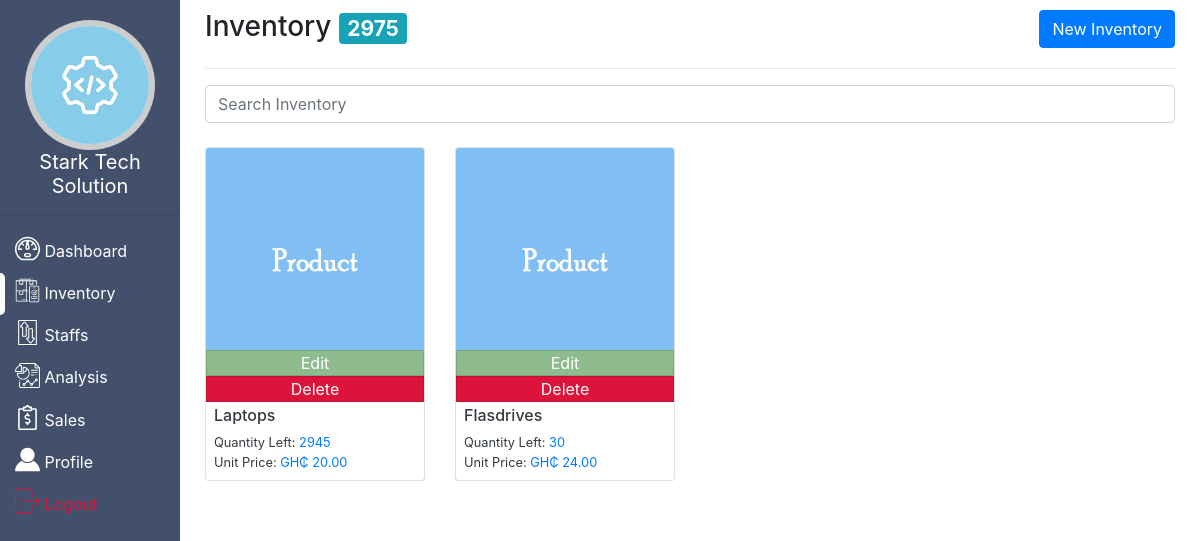
The page /inventory/ (signed in) on the database as committed earlier.
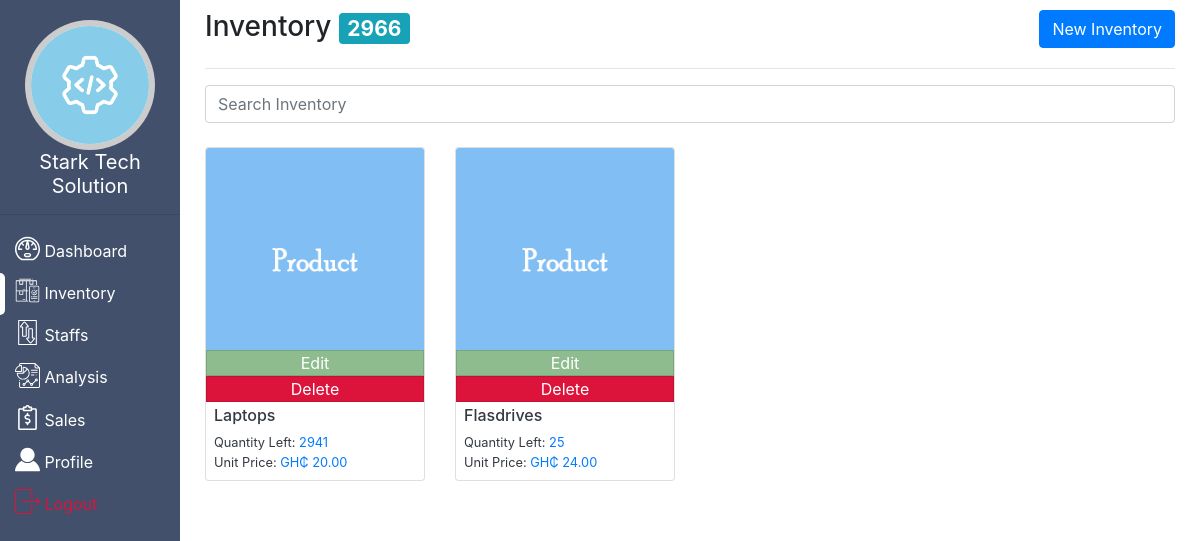
The same page on the database as committed later.
### app/models.py (models this page shows, shortened)
class Product(models.Model):
    company = models.ForeignKey(CompanyDetails,on_delete = models.CASCADE)
    name = models.CharField(max_length = 200)
    unit_price = models.DecimalField(decimal_places = 2, max_digits = 65,default = 0.00)
    quantity = models.PositiveIntegerField(default = 1)
    image = models.ImageField(upload_to = f"product_images",default = 'product_logo.png')

### app/views.py (the view)
# urls.py: path('inventory/',app_views.InventoryView.as_view(),name = 'inventory'),
class InventoryView(LoginRequiredMixin,UserPassesTestMixin,generic.ListView):
    model = Product
    template_name = 'app/inventory.html'
    def test_func(self):
        return self.request.user.is_superuser
    def get_context_data(self,*args,**kwargs):
        context = super().get_context_data(*args,**kwargs)
        total_inventory = sum([p.quantity for p in self.request.user.companydetails.product_set.all()])
        context['total_inventory'] = total_inventory
        context['products'] = Product.objects.filter(company = self.request.user.companydetails)
        return context

### app/templates/app/inventory.html (shortened to what this page needs)
{% extends 'app/base.html' %}
{% load static %}
{% block content %}
    <div class="container-fluid">
        <div class="d-flex justify-content-between">
            <h3>Inventory <span class="badge badge-info">{{total_inventory}}</span></h3>
            <div>
                 <a id="new-inventory-create-url" href="{% url 'app:inventory_create' %}" class = 'btn btn-primary'> New Inventory</a>
            </div>
        </div><hr>
        <div class="form-group">
            <input type="search" id="search-inventory" placeholder="Search Inventory" class="form-control">
        </div>
        {% if products %}
            <div id="products" class="row">
                {% for product in products %}
                    <div class="col-6 col-sm-6 col-md-4 col-xl-3 mt-2">
                        <div class="card h-100">
                        <div class = 'options'>
                            <a href="{% url 'app:inventory_edit' product.pk %}">Edit</a>
                            <span id="{{product.id}}" class="delete-product">Delete</span>
                        </div>
                            <a href="{% url 'app:inventory_detail' product.pk %}">
                                <img src="{{ product.image.url }}" height="250px" class="card-img-top" alt="">
                                <div class="card-body p-2">
                                    <h6 class="text-dark" style="text-overflow: ellipsis;width: 100%;white-space: nowrap;overflow: hidden;">{{ product.name }}</h6>
                                    <p class="text-dark small m-auto">
                                    Quantity Left:
                                        <span class = 'text-primary'>{{ product.quantity }}</span>
                                    </p>
                                    <p class="text-dark small m-auto">
                                    Unit Price:
                                        <span class = 'text-primary'>GH&#8373; {{ product.unit_price }}</span>
                                    </p>
                                </div>
                            </a>
                        </div>
                    </div>
                {% endfor %}
            </div>
        {% else %}
            <div id="no-products">
                <h3 class="text-muted text-center">You haven't added any product.</h3>
                <a href="{% url 'app:inventory_create' %}" style="width: 300px;margin: 20px auto;display: block;" class="btn btn-primary">New Product</a>
            </div>
        {% endif %}
    </div>
{% endblock %}

Rows that differ between the two databases and show on the page:
changed Product "Laptops": quantity "2945" → "2941"
changed Product "Flasdrives": quantity "30" → "25"
Other text that changed with them:
{{ total_inventory }}: "2975" → "2966"
